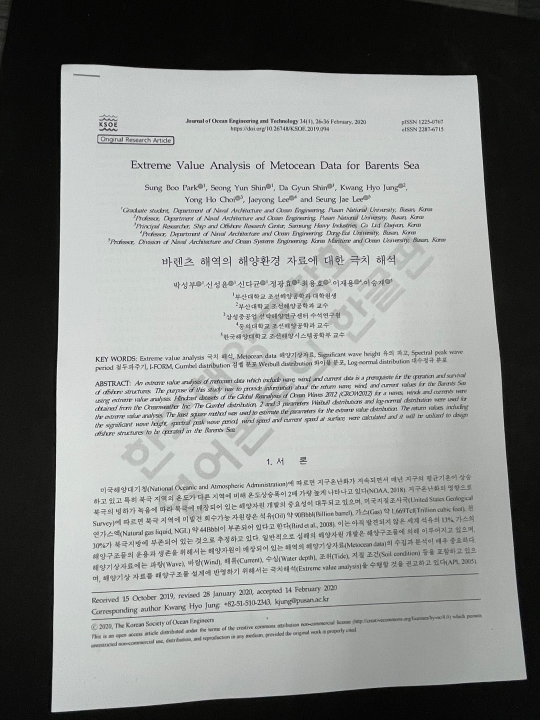
#> input picture Digital-Image-Processing-main/OpenCV-Python Tutorials Documentation Book/paper.jpg, 1080 x 1440 px (shown at 1/2 size)
$ jupyter execute HOUGHLINE.ipynb
#> lines starting #> are read from the running program, lines starting #| are printed output that depends on the picture; after the words box and inside, x2 and y2 are one past the last pixel; in counts of white or black regions, pixels touching at a corner belong together
[cell 1]
import cv2
import numpy as np
from collections import defaultdict

def segment_by_angle_kmeans(lines, k=2, **kwargs):
    #Groups lines based on angle with k-means.
    #Uses k-means on the coordinates of the angle on the unit circle
    #to segment `k` angles inside `lines`.

    # Define criteria = (type, max_iter, epsilon)
    default_criteria_type = cv2.TERM_CRITERIA_EPS + cv2.TERM_CRITERIA_MAX_ITER
    criteria = kwargs.get('criteria', (default_criteria_type, 10, 1.0))
    flags = kwargs.get('flags', cv2.KMEANS_RANDOM_CENTERS)
    attempts = kwargs.get('attempts', 10)

    # returns angles in [0, pi] in radians
    angles = np.array([line[0][1] for line in lines])
    # multiply the angles by two and find coordinates of that angle
    pts = np.array([[np.cos(2*angle), np.sin(2*angle)]
                    for angle in angles], dtype=np.float32)

    # run kmeans on the coords
    labels, centers = cv2.kmeans(pts, k, None, criteria, attempts, flags)[1:]
    labels = labels.reshape(-1)  # transpose to row vec

    # segment lines based on their kmeans label
    segmented = defaultdict(list)
    for i, line in zip(range(len(lines)), lines):
        segmented[labels[i]].append(line)
    segmented = list(segmented.values())
    return segmented

def intersection(line1, line2):
    #Finds the intersection of two lines given in Hesse normal form.
    #Returns closest integer pixel locations.
    #See https://stackoverflow.com/a/383527/5087436

    rho1, theta1 = line1[0]
    rho2, theta2 = line2[0]

    A = np.array([
        [np.cos(theta1), np.sin(theta1)],
        [np.cos(theta2), np.sin(theta2)]
    ])
    b = np.array([[rho1], [rho2]])
    x0, y0 = np.linalg.solve(A, b)
    x0, y0 = int(np.round(x0)), int(np.round(y0))
    return [[x0, y0]]


def segmented_intersections(lines):
    #Finds the intersections between groups of lines.

    intersections = []
    for i, group in enumerate(lines[:-1]):
        for next_group in lines[i+1:]:
            for line1 in group:
                for line2 in next_group:
                    intersections.append(intersection(line1, line2))
    return intersections

def rect_from_crossings(crossings):
    #find all rectangles without other points inside
    rectangles = []

    # Search all possible rectangles
    for i in range(len(crossings)):
        x1= int(crossings[i][0][0])
        y1= int(crossings[i][0][1])

        for j in range(len(crossings)):
            x2= int(crossings[j][0][0])
            y2= int(crossings[j][0][1])

            #Search all points
            flag = 1
            for k in range(len(crossings)):
                x3= int(crossings[k][0][0])
                y3= int(crossings[k][0][1])

                #Dont count double (reverse rectangles)
                if (x1 > x2 or y1 > y2):
                    flag = 0
                #Dont count rectangles with points inside
                elif ((((x3 >= x1) and (x2 >= x3))and (y3 > y1) and (y2 > y3) or ((x3 > x1) and (x2 > x3))and (y3 >= y1) and (y2 >= y3))):
                    if(i!=k and j!=k):
                        flag = 0

            if flag:
                rectangles.append([[x1,y1],[x2,y2]])

    return rectangles

if __name__ == '__main__':
    #img = cv2.imread('TAJFp.jpg')
    #img = cv2.imread('Bj2uu.jpg')
    img = cv2.imread('paper.jpg')
#> img is the input picture: shape (1440, 1080, 3); mean B, G, R 136.9, 138.8, 136.5

    width = int(img.shape[1])
#> width = 1080
    height = int(img.shape[0])
#> height = 1440

    scale = 380/width
#> scale = 0.352
    dim = (int(width*scale), int(height*scale))
#> dim = (380, 506)
    # resize image
    img = cv2.resize(img, dim, interpolation = cv2.INTER_AREA)
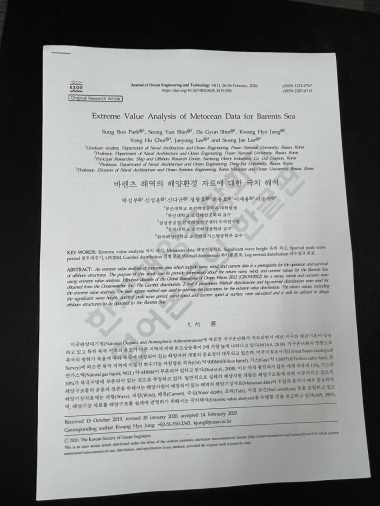
#> img: shape (506, 380, 3); mean B, G, R 136.9, 138.8, 136.5

    img2 = img.copy()
    gray = cv2.cvtColor(img,cv2.COLOR_BGR2GRAY)
    gray = cv2.GaussianBlur(gray,(5,5),cv2.BORDER_DEFAULT)
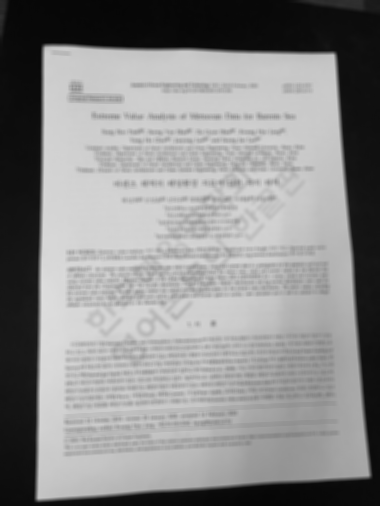
#> gray: shape (506, 380); min 6, max 223, mean 138

    # Parameters of Canny and Hough may have to be tweaked to work for as many cards as possible
    edges = cv2.Canny(gray,10,45,apertureSize = 7)
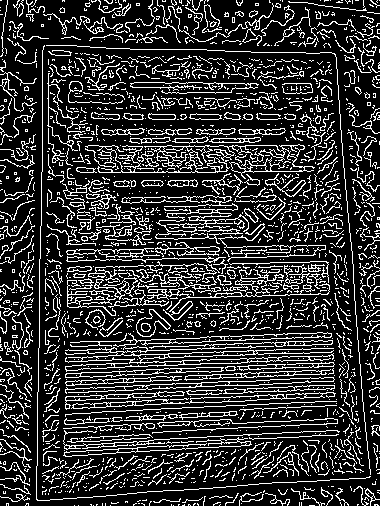
#> edges: shape (506, 380); 20.4% white in thin lines or dots
    lines = cv2.HoughLines(edges,1,np.pi/90,160)
#> lines = [[359, 1.54], [363, 1.54], [355, 1.54], [501, 1.5], [348, 1.54], [367, 1.54], [352, 1.54], [48, 0], [344, 1.54], [374, 1.54], [370, 1.54]]

    segmented = segment_by_angle_kmeans(lines)
#> in segment_by_angle_kmeans, `angles = np.array([line[0][1] for line in lines])`: angles = [1.54, 1.54, 1.54, 1.5, 1.54, 1.54, 1.54, 0, 1.54, 1.54, 1.54]
#> in segment_by_angle_kmeans, `pts = np.array([[np.cos(2*angle), np.sin(2*angle)] for angle in angles..`: pts = [[-0.998, 0.0698], [-0.998, 0.0698], [-0.998, 0.0698], [-0.99, 0.139], [-0.998, 0.0698], [-0.998, 0.0698], [-0.998, 0.0698], [1, 0], [-0.998, 0.0698], [-0.998, 0.0698], [-0.998, 0.0698]]
#> in segment_by_angle_kmeans, `labels, centers = cv2.kmeans(pts, k, None, criteria, attempts, flags)[..`: labels = [0, 0, 0, 0, 0, 0, 0, 1, 0, 0, 0]; centers = [[-0.997, 0.0767], [1, 0]]
#> the loop in segment_by_angle_kmeans, `for i, line in zip(range(len(lines)), lines):` made 11 passes
#> segmented = [[[[359, 1.54]], [[363, 1.54]], [[355, 1.54]], [[501, 1.5]], [[348, 1.54]], [[367, 1.54]], [[352, 1.54]], [[344, 1.54]], [[374, 1.54]], [[370, 1.54]]], [[[48, 0]]]]
    crossings = segmented_intersections(segmented)
#> the loop in segmented_intersections, `for i, group in enumerate(lines[:-1]):` made 1 pass
#> after the loop in segmented_intersections, `for i, group in enumerate(lines[:-1]):`: intersections = [[[48, 358]], [[48, 362]], [[48, 354]], [[48, 499]], [[48, 347]], [[48, 366]], [[48, 351]], [[48, 343]], [[48, 373]], [[48, 369]]]
#> crossings has the same summary as intersections in segmented_intersections
    rectangles = rect_from_crossings(crossings)
#> the loop in rect_from_crossings, `for i in range(len(crossings)):` made 10 passes
#> y1 on passes 1 to 10: 358, 362, 354, 499, 347, 366, 351, 343, 373, 369
#> after the loop in rect_from_crossings, `for i in range(len(crossings)):`: rectangles = 19 items
#> rectangles = 19 items
    print(rectangles)
#> (printed output is left out)
    print("+++===============================+++++++++++++++++++")

    x1_rect = 0
    x2_rect = 0
    y1_rect = 0
    y2_rect = 0

    #Find biggest remaining rectangle
    size = 0
    for i in range(len(rectangles)):
        x1 = rectangles[i][0][0]
        x2 = rectangles[i][1][0]
        y1 = rectangles[i][0][1]
        y2 = rectangles[i][1][1]

        if(size < (abs(x1-x2)*abs(y1-y2))):
            size = abs(x1-x2)*abs(y1-y2)
            x1_rect = x1
            x2_rect = x2
            y1_rect = y1
            y2_rect = y2
#> this loop made 19 passes
#> (y1, y2) on passes 1 to 12: (358, 358), (358, 362), (362, 362), (362, 366), (354, 358), (354, 354), (499, 499), (347, 347), (347, 351), (366, 366), (366, 369), (351, 354)
#> after the loop, size = 0; x1_rect = 0; x2_rect = 0; y1_rect = 0; y2_rect = 0

    cv2.rectangle(img2, (x1_rect,y1_rect), (x2_rect,y2_rect), (0,0,255), 2)
#> img2: shape (506, 380, 3); under 0.01% of pixels changed, all inside (x1, y1, x2, y2) = (0, 0, 2, 2)
    roi = img[y1_rect:y2_rect, x1_rect:x2_rect]
#> roi = empty array
    print(roi)
    cv2.imshow("Output",roi)
    cv2.imwrite("Output.png", roi)
    cv2.waitKey()
